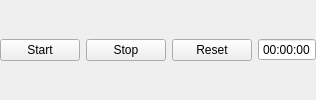
<?xml version="1.0" encoding="UTF-8"?>
<ui version="4.0">
 <class>NStopWatch</class>
 <widget class="QFrame" name="NStopWatch">
  <layout class="QHBoxLayout" name="mainHorizontalLayout">
   <property name="leftMargin">
    <number>0</number>
   </property>
   <property name="topMargin">
    <number>0</number>
   </property>
   <property name="rightMargin">
    <number>0</number>
   </property>
   <property name="bottomMargin">
    <number>0</number>
   </property>
   <item>
    <layout class="QHBoxLayout" name="horizontalLayoutButtons">
     <item>
      <widget class="QPushButton" name="pushButtonStart">
       <property name="text">
        <string>Start</string>
       </property>
      </widget>
     </item>
     <item>
      <widget class="QPushButton" name="pushButtonStop">
       <property name="text">
        <string>Stop</string>
       </property>
      </widget>
     </item>
     <item>
      <widget class="QPushButton" name="pushButtonReset">
       <property name="text">
        <string>Reset</string>
       </property>
      </widget>
     </item>
    </layout>
   </item>
   <item>
    <widget class="QTimeEdit" name="timeEdit">
     <property name="alignment">
      <set>Qt::AlignCenter</set>
     </property>
     <property name="readOnly">
      <bool>true</bool>
     </property>
     <property name="buttonSymbols">
      <enum>QAbstractSpinBox::NoButtons</enum>
     </property>
     <property name="displayFormat">
      <string>HH:mm:ss</string>
     </property>
    </widget>
   </item>
  </layout>
 </widget>
 <resources/>
 <connections>
  <connection>
   <sender>pushButtonStart</sender>
   <signal>clicked()</signal>
   <receiver>NStopWatch</receiver>
   <slot>start()</slot>
   <hints>
    <hint type="sourcelabel">
     <x>38</x>
     <y>29</y>
    </hint>
    <hint type="destinationlabel">
     <x>127</x>
     <y>8</y>
    </hint>
   </hints>
  </connection>
  <connection>
   <sender>pushButtonStop</sender>
   <signal>clicked()</signal>
   <receiver>NStopWatch</receiver>
   <slot>stop()</slot>
   <hints>
    <hint type="sourcelabel">
     <x>111</x>
     <y>33</y>
    </hint>
    <hint type="destinationlabel">
     <x>206</x>
     <y>10</y>
    </hint>
   </hints>
  </connection>
  <connection>
   <sender>pushButtonReset</sender>
   <signal>clicked()</signal>
   <receiver>NStopWatch</receiver>
   <slot>reset()</slot>
   <hints>
    <hint type="sourcelabel">
     <x>183</x>
     <y>27</y>
    </hint>
    <hint type="destinationlabel">
     <x>312</x>
     <y>11</y>
    </hint>
   </hints>
  </connection>
 </connections>
 <slots>
  <slot>start()</slot>
  <slot>stop()</slot>
  <slot>reset()</slot>
 </slots>
</ui>
